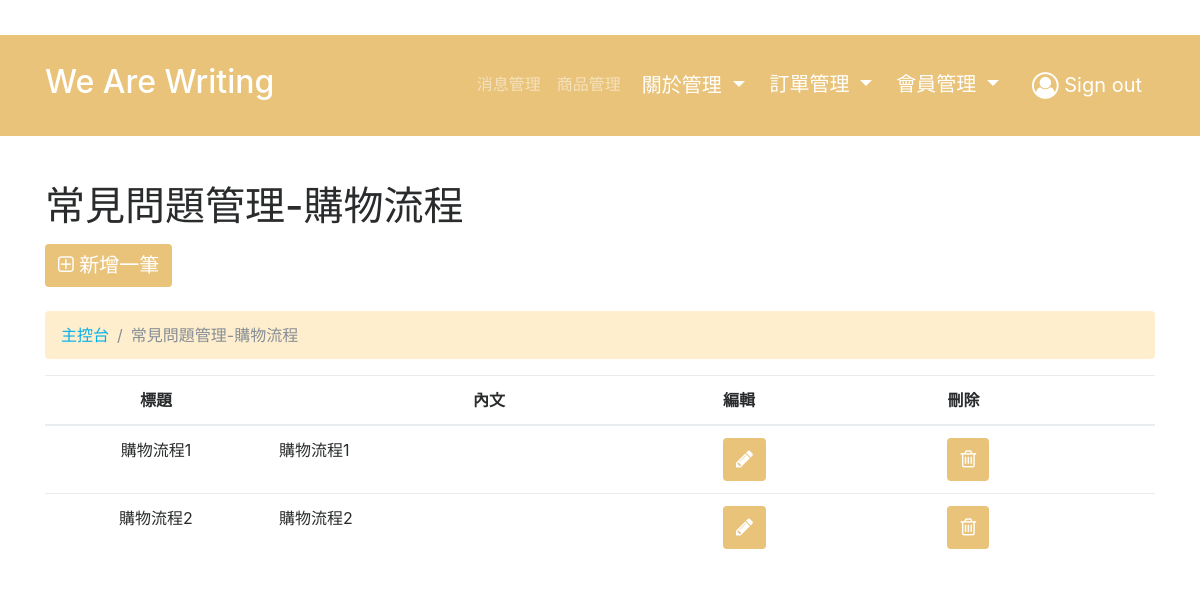
The page /admin/Q_A_reply/list.php?cateID=7 (signed in) on the database its author committed.
### tables this page shows
CREATE TABLE `q_a_category` (
  `categoryID` int(11) NOT NULL,
  `category` varchar(255) NOT NULL,
  `picture` varchar(255) DEFAULT NULL,
  `createdDate` varchar(255) DEFAULT NULL,
  `updatedDate` varchar(255) DEFAULT NULL,
  `author` varchar(255) NOT NULL
);

CREATE TABLE `q_a_reply` (
  `replyID` int(11) NOT NULL,
  `title` varchar(255) NOT NULL,
  `categoryID` int(11) NOT NULL,
  `reply` text NOT NULL,
  `createdDate` varchar(255) DEFAULT NULL,
  `updatedDate` varchar(255) DEFAULT NULL,
  `author` varchar(255) NOT NULL
);

### admin/Q_A_reply/list.php (the view, shortened to what this page needs)
<!DOCTYPE html>
<?php
require_once("../../asset/connection/database.php");
$sth = $db->query("SELECT * FROM q_a_reply WHERE categoryID=".$_GET['cateID']);
$QAreply = $sth->fetchALL(PDO::FETCH_ASSOC);
$sth = $db->query("SELECT * FROM q_a_category WHERE categoryID=".$_GET['cateID']);
$QAcate = $sth->fetch(PDO::FETCH_ASSOC);
 ?>
<html>
<head>
<?php require_once('../template/header.php'); ?>
</head>
<body>
  <?php include_once("../template/nav.php"); ?>
  <div class="py-5">
    <div class="container">
      <div class="row">
        <div class="col-md-12">
          <h1 class="display-5" contenteditable="true">常見問題管理-<?php echo $QAcate['category']; ?></h1>
          <a class="btn btn-warning my-2" href="add.php?cateID=<?php echo $_GET['cateID']; ?>"><i class="fa fa-plus-square-o" aria-hidden="true"></i> 新增一筆</a>
        </div>
      </div>
      <div class="row">
        <div class="col-md-12">
          <ul class="breadcrumb my-3" style="margin-bottom:0px;margin-top:0px">
            <li class="breadcrumb-item"><a href="../Q_A_category/list.php">主控台</a></li>
            <li class="breadcrumb-item active">常見問題管理-<?php echo $QAcate['category']; ?></li>
          </ul>
          <table class="table">
            <thead>
              <tr>
                <th width=20% style="text-align: center">標題</th>
				<th width=40% style="text-align: center">內文</th>
                <th>編輯</th>
                <th>刪除</th>
              </tr>
            </thead>
            <tbody>
              <?php foreach ($QAreply as $row) { ?>
              <tr>
                <td style="text-align: center"><?php echo $row['title']; ?></td>
				<td><?php echo $row['reply']; ?></td>
                <td><a href="edit.php?cateID=<?php echo $row['categoryID']; ?>&replyID=<?php echo $row['replyID']; ?>" class="btn btn-warning" role="button"><i class="fa fa-pencil" aria-hidden="true"></i></a></td>
                <td><a href="delet.php?cateID=<?php echo $row['categoryID']; ?>&replyID=<?php echo $row['replyID']; ?>" class="btn btn-warning" role="button" onclick="if(!confirm('是否刪除此筆資料？')){return false;};"><i class="fa fa-trash-o" aria-hidden="true"></i></a></td>
              </tr>
            <?php } ?>
            </tbody>
          </table>
        </div>
      </div>
    </div>
  </div>
</body>
</html>

### admin/css/style.css (style rules this page uses)
.btn-warning { background: rgb(233, 195, 121); font-size: 20px; color: #FFF; }
.breadcrumb { background: rgb(255, 238, 205); }

### rows shown on the page
q_a_category: category "購物流程"
q_a_reply: title "購物流程1", reply "購物流程1"
q_a_reply: title "購物流程2", reply "購物流程2"
